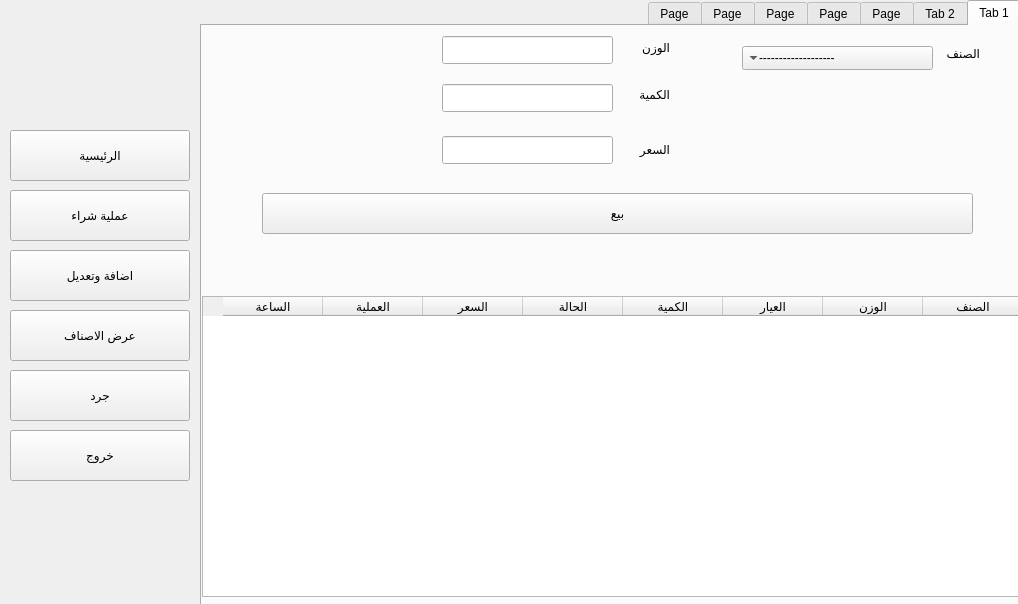
<?xml version="1.0" encoding="UTF-8"?>
<ui version="4.0">
 <class>MainWindow</class>
 <widget class="QMainWindow" name="MainWindow">
  <property name="geometry">
   <rect>
    <x>0</x>
    <y>0</y>
    <width>1018</width>
    <height>604</height>
   </rect>
  </property>
  <property name="windowTitle">
   <string>MainWindow</string>
  </property>
  <property name="layoutDirection">
   <enum>Qt::RightToLeft</enum>
  </property>
  <property name="locale">
   <locale language="Arabic" country="Egypt"/>
  </property>
  <widget class="QWidget" name="centralwidget">
   <widget class="QTabWidget" name="tabWidget">
    <property name="enabled">
     <bool>true</bool>
    </property>
    <property name="geometry">
     <rect>
      <x>200</x>
      <y>0</y>
      <width>821</width>
      <height>751</height>
     </rect>
    </property>
    <property name="maximumSize">
     <size>
      <width>16777215</width>
      <height>5047</height>
     </size>
    </property>
    <property name="styleSheet">
     <string notr="true">margin: 0;</string>
    </property>
    <property name="currentIndex">
     <number>0</number>
    </property>
    <widget class="QWidget" name="tab">
     <attribute name="title">
      <string>Tab 1</string>
     </attribute>
     <widget class="QLineEdit" name="lineEdit_3">
      <property name="geometry">
       <rect>
        <x>240</x>
        <y>58</y>
        <width>171</width>
        <height>28</height>
       </rect>
      </property>
     </widget>
     <widget class="QPushButton" name="pushButton">
      <property name="geometry">
       <rect>
        <x>60</x>
        <y>167</y>
        <width>711</width>
        <height>41</height>
       </rect>
      </property>
      <property name="text">
       <string>بيع</string>
      </property>
     </widget>
     <widget class="QLineEdit" name="lineEdit_2">
      <property name="geometry">
       <rect>
        <x>240</x>
        <y>10</y>
        <width>171</width>
        <height>28</height>
       </rect>
      </property>
     </widget>
     <widget class="QLabel" name="label_4">
      <property name="geometry">
       <rect>
        <x>720</x>
        <y>19</y>
        <width>58</width>
        <height>16</height>
       </rect>
      </property>
      <property name="text">
       <string>الصنف</string>
      </property>
     </widget>
     <widget class="QLabel" name="label_18">
      <property name="geometry">
       <rect>
        <x>410</x>
        <y>60</y>
        <width>58</width>
        <height>16</height>
       </rect>
      </property>
      <property name="text">
       <string>الكمية</string>
      </property>
     </widget>
     <widget class="QLabel" name="label_16">
      <property name="geometry">
       <rect>
        <x>410</x>
        <y>13</y>
        <width>58</width>
        <height>16</height>
       </rect>
      </property>
      <property name="text">
       <string>الوزن</string>
      </property>
     </widget>
     <widget class="QTableWidget" name="tableWidget">
      <property name="geometry">
       <rect>
        <x>0</x>
        <y>270</y>
        <width>821</width>
        <height>301</height>
       </rect>
      </property>
      <property name="styleSheet">
       <string notr="true"/>
      </property>
      <attribute name="horizontalHeaderDefaultSectionSize">
       <number>100</number>
      </attribute>
      <column>
       <property name="text">
        <string>الصنف</string>
       </property>
      </column>
      <column>
       <property name="text">
        <string>الوزن</string>
       </property>
      </column>
      <column>
       <property name="text">
        <string>العيار</string>
       </property>
      </column>
      <column>
       <property name="text">
        <string>الكمية</string>
       </property>
      </column>
      <column>
       <property name="text">
        <string>الحالة</string>
       </property>
      </column>
      <column>
       <property name="text">
        <string>السعر</string>
       </property>
      </column>
      <column>
       <property name="text">
        <string>العملية</string>
       </property>
      </column>
      <column>
       <property name="text">
        <string>الساعة</string>
       </property>
      </column>
     </widget>
     <widget class="QComboBox" name="comboBox_4">
      <property name="geometry">
       <rect>
        <x>540</x>
        <y>20</y>
        <width>191</width>
        <height>24</height>
       </rect>
      </property>
      <property name="layoutDirection">
       <enum>Qt::RightToLeft</enum>
      </property>
      <property name="styleSheet">
       <string notr="true">text-align: center;</string>
      </property>
      <property name="locale">
       <locale language="Arabic" country="Egypt"/>
      </property>
      <item>
       <property name="text">
        <string>-------------------</string>
       </property>
      </item>
     </widget>
     <widget class="QLabel" name="label_24">
      <property name="geometry">
       <rect>
        <x>410</x>
        <y>115</y>
        <width>58</width>
        <height>16</height>
       </rect>
      </property>
      <property name="text">
       <string>السعر</string>
      </property>
     </widget>
     <widget class="QLineEdit" name="lineEdit_8">
      <property name="geometry">
       <rect>
        <x>240</x>
        <y>110</y>
        <width>171</width>
        <height>28</height>
       </rect>
      </property>
     </widget>
    </widget>
    <widget class="QWidget" name="tab_2">
     <attribute name="title">
      <string>Tab 2</string>
     </attribute>
     <widget class="QLabel" name="label_19">
      <property name="geometry">
       <rect>
        <x>697</x>
        <y>40</y>
        <width>71</width>
        <height>21</height>
       </rect>
      </property>
      <property name="text">
       <string>اسم الصنف</string>
      </property>
     </widget>
     <widget class="QLineEdit" name="lineEdit">
      <property name="geometry">
       <rect>
        <x>430</x>
        <y>40</y>
        <width>261</width>
        <height>28</height>
       </rect>
      </property>
     </widget>
     <widget class="QLabel" name="label_20">
      <property name="geometry">
       <rect>
        <x>710</x>
        <y>90</y>
        <width>58</width>
        <height>16</height>
       </rect>
      </property>
      <property name="text">
       <string>العيار</string>
      </property>
     </widget>
     <widget class="QComboBox" name="comboBox_5">
      <property name="geometry">
       <rect>
        <x>430</x>
        <y>90</y>
        <width>261</width>
        <height>24</height>
       </rect>
      </property>
      <item>
       <property name="text">
        <string>-----------------------------</string>
       </property>
      </item>
      <item>
       <property name="text">
        <string>21</string>
       </property>
      </item>
      <item>
       <property name="text">
        <string>18</string>
       </property>
      </item>
     </widget>
     <widget class="QLabel" name="label_21">
      <property name="geometry">
       <rect>
        <x>700</x>
        <y>130</y>
        <width>71</width>
        <height>21</height>
       </rect>
      </property>
      <property name="text">
       <string>الكمية</string>
      </property>
     </widget>
     <widget class="QLabel" name="label_22">
      <property name="geometry">
       <rect>
        <x>700</x>
        <y>180</y>
        <width>71</width>
        <height>21</height>
       </rect>
      </property>
      <property name="text">
       <string>الوزن</string>
      </property>
     </widget>
     <widget class="QLabel" name="label_23">
      <property name="geometry">
       <rect>
        <x>700</x>
        <y>230</y>
        <width>71</width>
        <height>21</height>
       </rect>
      </property>
      <property name="text">
       <string>الحالة</string>
      </property>
     </widget>
     <widget class="QPushButton" name="pushButton_11">
      <property name="geometry">
       <rect>
        <x>100</x>
        <y>340</y>
        <width>661</width>
        <height>51</height>
       </rect>
      </property>
      <property name="text">
       <string>اضافة</string>
      </property>
     </widget>
     <widget class="QPushButton" name="pushButton_15">
      <property name="geometry">
       <rect>
        <x>100</x>
        <y>420</y>
        <width>661</width>
        <height>51</height>
       </rect>
      </property>
      <property name="text">
       <string>حذف او تعديل</string>
      </property>
     </widget>
     <widget class="QLineEdit" name="lineEdit_4">
      <property name="geometry">
       <rect>
        <x>430</x>
        <y>130</y>
        <width>261</width>
        <height>28</height>
       </rect>
      </property>
     </widget>
     <widget class="QLineEdit" name="lineEdit_5">
      <property name="geometry">
       <rect>
        <x>430</x>
        <y>180</y>
        <width>261</width>
        <height>28</height>
       </rect>
      </property>
     </widget>
     <widget class="QLabel" name="label_15">
      <property name="geometry">
       <rect>
        <x>272</x>
        <y>43</y>
        <width>58</width>
        <height>21</height>
       </rect>
      </property>
      <property name="text">
       <string>الصورة</string>
      </property>
     </widget>
     <widget class="QPushButton" name="pushButton_16">
      <property name="geometry">
       <rect>
        <x>200</x>
        <y>40</y>
        <width>90</width>
        <height>28</height>
       </rect>
      </property>
      <property name="text">
       <string>تصفح</string>
      </property>
     </widget>
     <widget class="QComboBox" name="comboBox_6">
      <property name="geometry">
       <rect>
        <x>430</x>
        <y>230</y>
        <width>261</width>
        <height>24</height>
       </rect>
      </property>
      <item>
       <property name="text">
        <string>-----------------------------</string>
       </property>
      </item>
      <item>
       <property name="text">
        <string>مستعمل</string>
       </property>
      </item>
      <item>
       <property name="text">
        <string>جديد</string>
       </property>
      </item>
     </widget>
     <widget class="QLabel" name="label_5">
      <property name="geometry">
       <rect>
        <x>130</x>
        <y>46</y>
        <width>58</width>
        <height>16</height>
       </rect>
      </property>
      <property name="text">
       <string/>
      </property>
     </widget>
    </widget>
    <widget class="QWidget" name="tab_7">
     <attribute name="title">
      <string>Page</string>
     </attribute>
     <widget class="QLabel" name="label_52">
      <property name="geometry">
       <rect>
        <x>707</x>
        <y>30</y>
        <width>71</width>
        <height>21</height>
       </rect>
      </property>
      <property name="text">
       <string>اسم الصنف</string>
      </property>
     </widget>
     <widget class="QLabel" name="label_53">
      <property name="geometry">
       <rect>
        <x>310</x>
        <y>80</y>
        <width>71</width>
        <height>21</height>
       </rect>
      </property>
      <property name="text">
       <string>التوظيف</string>
      </property>
     </widget>
     <widget class="QLabel" name="label_54">
      <property name="geometry">
       <rect>
        <x>310</x>
        <y>30</y>
        <width>71</width>
        <height>21</height>
       </rect>
      </property>
      <property name="text">
       <string>الحالة</string>
      </property>
     </widget>
     <widget class="QComboBox" name="comboBox_13">
      <property name="geometry">
       <rect>
        <x>40</x>
        <y>140</y>
        <width>261</width>
        <height>24</height>
       </rect>
      </property>
      <item>
       <property name="text">
        <string>-----------------------------</string>
       </property>
      </item>
      <item>
       <property name="text">
        <string>21</string>
       </property>
      </item>
      <item>
       <property name="text">
        <string>18</string>
       </property>
      </item>
     </widget>
     <widget class="QLineEdit" name="lineEdit_25">
      <property name="geometry">
       <rect>
        <x>440</x>
        <y>30</y>
        <width>261</width>
        <height>28</height>
       </rect>
      </property>
     </widget>
     <widget class="QLineEdit" name="lineEdit_26">
      <property name="geometry">
       <rect>
        <x>440</x>
        <y>130</y>
        <width>261</width>
        <height>28</height>
       </rect>
      </property>
     </widget>
     <widget class="QPushButton" name="pushButton_28">
      <property name="geometry">
       <rect>
        <x>110</x>
        <y>310</y>
        <width>661</width>
        <height>51</height>
       </rect>
      </property>
      <property name="text">
       <string>شراء</string>
      </property>
     </widget>
     <widget class="QLabel" name="label_56">
      <property name="geometry">
       <rect>
        <x>320</x>
        <y>140</y>
        <width>58</width>
        <height>16</height>
       </rect>
      </property>
      <property name="text">
       <string>العيار</string>
      </property>
     </widget>
     <widget class="QLabel" name="label_57">
      <property name="geometry">
       <rect>
        <x>710</x>
        <y>130</y>
        <width>71</width>
        <height>21</height>
       </rect>
      </property>
      <property name="text">
       <string>الوزن</string>
      </property>
     </widget>
     <widget class="QComboBox" name="comboBox_14">
      <property name="geometry">
       <rect>
        <x>40</x>
        <y>80</y>
        <width>261</width>
        <height>24</height>
       </rect>
      </property>
      <item>
       <property name="text">
        <string>-----------------------------</string>
       </property>
      </item>
      <item>
       <property name="text">
        <string>عرض</string>
       </property>
      </item>
      <item>
       <property name="text">
        <string>كسر</string>
       </property>
      </item>
     </widget>
     <widget class="QLineEdit" name="lineEdit_27">
      <property name="geometry">
       <rect>
        <x>440</x>
        <y>80</y>
        <width>261</width>
        <height>28</height>
       </rect>
      </property>
     </widget>
     <widget class="QComboBox" name="comboBox_15">
      <property name="geometry">
       <rect>
        <x>40</x>
        <y>30</y>
        <width>261</width>
        <height>24</height>
       </rect>
      </property>
      <item>
       <property name="text">
        <string>-----------------------------</string>
       </property>
      </item>
      <item>
       <property name="text">
        <string>مستعمل</string>
       </property>
      </item>
      <item>
       <property name="text">
        <string>جديد</string>
       </property>
      </item>
     </widget>
     <widget class="QLabel" name="label_58">
      <property name="geometry">
       <rect>
        <x>710</x>
        <y>80</y>
        <width>71</width>
        <height>21</height>
       </rect>
      </property>
      <property name="text">
       <string>الكمية</string>
      </property>
     </widget>
     <widget class="QLineEdit" name="lineEdit_28">
      <property name="geometry">
       <rect>
        <x>440</x>
        <y>180</y>
        <width>261</width>
        <height>28</height>
       </rect>
      </property>
     </widget>
     <widget class="QLabel" name="label_59">
      <property name="geometry">
       <rect>
        <x>710</x>
        <y>180</y>
        <width>71</width>
        <height>21</height>
       </rect>
      </property>
      <property name="text">
       <string>السعر</string>
      </property>
     </widget>
    </widget>
    <widget class="QWidget" name="tab_3">
     <attribute name="title">
      <string>Page</string>
     </attribute>
     <widget class="QScrollArea" name="scrollArea">
      <property name="geometry">
       <rect>
        <x>6</x>
        <y>60</y>
        <width>801</width>
        <height>501</height>
       </rect>
      </property>
      <property name="minimumSize">
       <size>
        <width>300</width>
        <height>300</height>
       </size>
      </property>
      <property name="widgetResizable">
       <bool>true</bool>
      </property>
      <widget class="QWidget" name="scrollAreaWidgetContents">
       <property name="geometry">
        <rect>
         <x>0</x>
         <y>0</y>
         <width>799</width>
         <height>499</height>
        </rect>
       </property>
       <layout class="QGridLayout" name="gridLayout_2"/>
      </widget>
     </widget>
     <widget class="QPushButton" name="pushButton_17">
      <property name="geometry">
       <rect>
        <x>520</x>
        <y>20</y>
        <width>90</width>
        <height>28</height>
       </rect>
      </property>
      <property name="text">
       <string>بحث</string>
      </property>
     </widget>
     <widget class="QLineEdit" name="lineEdit_7">
      <property name="geometry">
       <rect>
        <x>60</x>
        <y>20</y>
        <width>451</width>
        <height>28</height>
       </rect>
      </property>
     </widget>
     <widget class="QPushButton" name="pushButton_19">
      <property name="geometry">
       <rect>
        <x>660</x>
        <y>20</y>
        <width>90</width>
        <height>28</height>
       </rect>
      </property>
      <property name="text">
       <string>عرض الكل</string>
      </property>
     </widget>
    </widget>
    <widget class="QWidget" name="tab_4">
     <attribute name="title">
      <string>Page</string>
     </attribute>
     <widget class="QLabel" name="label_17">
      <property name="geometry">
       <rect>
        <x>720</x>
        <y>253</y>
        <width>58</width>
        <height>21</height>
       </rect>
      </property>
      <property name="text">
       <string>الصورة</string>
      </property>
     </widget>
     <widget class="QLabel" name="label_25">
      <property name="geometry">
       <rect>
        <x>703</x>
        <y>210</y>
        <width>71</width>
        <height>21</height>
       </rect>
      </property>
      <property name="text">
       <string>الحالة</string>
      </property>
     </widget>
     <widget class="QLineEdit" name="lineEdit_9">
      <property name="geometry">
       <rect>
        <x>433</x>
        <y>170</y>
        <width>261</width>
        <height>28</height>
       </rect>
      </property>
     </widget>
     <widget class="QLabel" name="label_26">
      <property name="geometry">
       <rect>
        <x>700</x>
        <y>170</y>
        <width>71</width>
        <height>21</height>
       </rect>
      </property>
      <property name="text">
       <string>الكمية</string>
      </property>
     </widget>
     <widget class="QLineEdit" name="lineEdit_10">
      <property name="geometry">
       <rect>
        <x>433</x>
        <y>80</y>
        <width>261</width>
        <height>28</height>
       </rect>
      </property>
     </widget>
     <widget class="QLabel" name="label_27">
      <property name="geometry">
       <rect>
        <x>703</x>
        <y>80</y>
        <width>71</width>
        <height>21</height>
       </rect>
      </property>
      <property name="text">
       <string>الوزن</string>
      </property>
     </widget>
     <widget class="QLineEdit" name="lineEdit_11">
      <property name="geometry">
       <rect>
        <x>433</x>
        <y>210</y>
        <width>261</width>
        <height>28</height>
       </rect>
      </property>
     </widget>
     <widget class="QPushButton" name="pushButton_18">
      <property name="geometry">
       <rect>
        <x>600</x>
        <y>250</y>
        <width>90</width>
        <height>28</height>
       </rect>
      </property>
      <property name="text">
       <string>تصفح</string>
      </property>
     </widget>
     <widget class="QLineEdit" name="lineEdit_12">
      <property name="geometry">
       <rect>
        <x>433</x>
        <y>30</y>
        <width>261</width>
        <height>28</height>
       </rect>
      </property>
     </widget>
     <widget class="QLabel" name="label_28">
      <property name="geometry">
       <rect>
        <x>713</x>
        <y>130</y>
        <width>58</width>
        <height>16</height>
       </rect>
      </property>
      <property name="text">
       <string>العيار</string>
      </property>
     </widget>
     <widget class="QLabel" name="label_29">
      <property name="geometry">
       <rect>
        <x>700</x>
        <y>30</y>
        <width>71</width>
        <height>21</height>
       </rect>
      </property>
      <property name="text">
       <string>اسم الصنف</string>
      </property>
     </widget>
     <widget class="QLineEdit" name="lineEdit_13">
      <property name="geometry">
       <rect>
        <x>432</x>
        <y>130</y>
        <width>261</width>
        <height>28</height>
       </rect>
      </property>
     </widget>
     <widget class="QLabel" name="label_3">
      <property name="geometry">
       <rect>
        <x>80</x>
        <y>20</y>
        <width>271</width>
        <height>231</height>
       </rect>
      </property>
      <property name="text">
       <string/>
      </property>
      <property name="pixmap">
       <pixmap resource="img.qrc">:/newPrefix/img/download.jpeg</pixmap>
      </property>
      <property name="scaledContents">
       <bool>true</bool>
      </property>
     </widget>
     <widget class="QPushButton" name="pushButton_12">
      <property name="geometry">
       <rect>
        <x>400</x>
        <y>382</y>
        <width>191</width>
        <height>51</height>
       </rect>
      </property>
      <property name="text">
       <string>تعديل</string>
      </property>
     </widget>
     <widget class="QPushButton" name="pushButton_13">
      <property name="geometry">
       <rect>
        <x>180</x>
        <y>382</y>
        <width>191</width>
        <height>51</height>
       </rect>
      </property>
      <property name="text">
       <string>حذف</string>
      </property>
     </widget>
     <widget class="QLabel" name="label_7">
      <property name="geometry">
       <rect>
        <x>510</x>
        <y>260</y>
        <width>58</width>
        <height>16</height>
       </rect>
      </property>
      <property name="text">
       <string/>
      </property>
     </widget>
     <widget class="QLabel" name="label_8">
      <property name="enabled">
       <bool>true</bool>
      </property>
      <property name="geometry">
       <rect>
        <x>650</x>
        <y>335</y>
        <width>58</width>
        <height>21</height>
       </rect>
      </property>
      <property name="text">
       <string/>
      </property>
     </widget>
    </widget>
    <widget class="QWidget" name="tab_5">
     <attribute name="title">
      <string>Page</string>
     </attribute>
     <widget class="QLabel" name="label_13">
      <property name="geometry">
       <rect>
        <x>670</x>
        <y>50</y>
        <width>81</width>
        <height>20</height>
       </rect>
      </property>
      <property name="text">
       <string>عدد الجرامات </string>
      </property>
     </widget>
     <widget class="QLabel" name="label_14">
      <property name="geometry">
       <rect>
        <x>540</x>
        <y>45</y>
        <width>101</width>
        <height>31</height>
       </rect>
      </property>
      <property name="font">
       <font>
        <pointsize>20</pointsize>
       </font>
      </property>
      <property name="text">
       <string>0</string>
      </property>
     </widget>
     <widget class="QLabel" name="label_68">
      <property name="geometry">
       <rect>
        <x>540</x>
        <y>125</y>
        <width>111</width>
        <height>31</height>
       </rect>
      </property>
      <property name="font">
       <font>
        <pointsize>20</pointsize>
       </font>
      </property>
      <property name="text">
       <string>0</string>
      </property>
     </widget>
     <widget class="QLabel" name="label_69">
      <property name="geometry">
       <rect>
        <x>667</x>
        <y>130</y>
        <width>91</width>
        <height>20</height>
       </rect>
      </property>
      <property name="text">
       <string>اجمالى المبيعات</string>
      </property>
     </widget>
     <widget class="QPushButton" name="pushButton_5">
      <property name="geometry">
       <rect>
        <x>100</x>
        <y>350</y>
        <width>651</width>
        <height>41</height>
       </rect>
      </property>
      <property name="text">
       <string>التفاصيل</string>
      </property>
     </widget>
     <widget class="QLabel" name="label_72">
      <property name="geometry">
       <rect>
        <x>540</x>
        <y>210</y>
        <width>101</width>
        <height>31</height>
       </rect>
      </property>
      <property name="font">
       <font>
        <pointsize>20</pointsize>
       </font>
      </property>
      <property name="text">
       <string>0</string>
      </property>
     </widget>
     <widget class="QLabel" name="label_73">
      <property name="geometry">
       <rect>
        <x>650</x>
        <y>220</y>
        <width>111</width>
        <height>20</height>
       </rect>
      </property>
      <property name="text">
       <string>اجمالى  المشتريات</string>
      </property>
     </widget>
     <widget class="QLabel" name="label_2">
      <property name="geometry">
       <rect>
        <x>230</x>
        <y>54</y>
        <width>58</width>
        <height>16</height>
       </rect>
      </property>
      <property name="text">
       <string>الكسر</string>
      </property>
     </widget>
     <widget class="QLabel" name="label_32">
      <property name="geometry">
       <rect>
        <x>139</x>
        <y>44</y>
        <width>101</width>
        <height>31</height>
       </rect>
      </property>
      <property name="font">
       <font>
        <pointsize>20</pointsize>
       </font>
      </property>
      <property name="text">
       <string>0</string>
      </property>
     </widget>
    </widget>
    <widget class="QWidget" name="tab_6">
     <attribute name="title">
      <string>Page</string>
     </attribute>
     <widget class="QTableWidget" name="tableWidget_3">
      <property name="geometry">
       <rect>
        <x>-5</x>
        <y>110</y>
        <width>821</width>
        <height>461</height>
       </rect>
      </property>
      <column>
       <property name="text">
        <string>الصنف</string>
       </property>
      </column>
      <column>
       <property name="text">
        <string>الوزن</string>
       </property>
      </column>
      <column>
       <property name="text">
        <string>العيار</string>
       </property>
      </column>
      <column>
       <property name="text">
        <string>الكمية</string>
       </property>
      </column>
      <column>
       <property name="text">
        <string>الحالة</string>
       </property>
      </column>
      <column>
       <property name="text">
        <string>السعر</string>
       </property>
      </column>
      <column>
       <property name="text">
        <string>الوقت</string>
       </property>
      </column>
     </widget>
     <widget class="QComboBox" name="comboBox_3">
      <property name="geometry">
       <rect>
        <x>470</x>
        <y>51</y>
        <width>201</width>
        <height>30</height>
       </rect>
      </property>
      <item>
       <property name="text">
        <string>       الكل</string>
       </property>
      </item>
      <item>
       <property name="text">
        <string>       المبيعات</string>
       </property>
      </item>
      <item>
       <property name="text">
        <string>       المشتريات </string>
       </property>
      </item>
      <item>
       <property name="text">
        <string>       الكسر</string>
       </property>
      </item>
     </widget>
     <widget class="QPushButton" name="pushButton_9">
      <property name="geometry">
       <rect>
        <x>710</x>
        <y>50</y>
        <width>90</width>
        <height>30</height>
       </rect>
      </property>
      <property name="text">
       <string>اعرض</string>
      </property>
     </widget>
     <widget class="QDateEdit" name="dateEdit">
      <property name="geometry">
       <rect>
        <x>260</x>
        <y>52</y>
        <width>121</width>
        <height>31</height>
       </rect>
      </property>
      <property name="font">
       <font>
        <pointsize>14</pointsize>
        <weight>75</weight>
        <bold>true</bold>
       </font>
      </property>
      <property name="locale">
       <locale language="English" country="UnitedStates"/>
      </property>
     </widget>
     <widget class="QLabel" name="label_6">
      <property name="geometry">
       <rect>
        <x>360</x>
        <y>60</y>
        <width>58</width>
        <height>16</height>
       </rect>
      </property>
      <property name="text">
       <string>من</string>
      </property>
     </widget>
     <widget class="QDateEdit" name="dateEdit_2">
      <property name="geometry">
       <rect>
        <x>70</x>
        <y>54</y>
        <width>121</width>
        <height>31</height>
       </rect>
      </property>
      <property name="font">
       <font>
        <pointsize>14</pointsize>
        <weight>75</weight>
        <bold>true</bold>
       </font>
      </property>
      <property name="locale">
       <locale language="English" country="UnitedStates"/>
      </property>
     </widget>
     <widget class="QLabel" name="label_9">
      <property name="geometry">
       <rect>
        <x>170</x>
        <y>62</y>
        <width>58</width>
        <height>16</height>
       </rect>
      </property>
      <property name="text">
       <string>الي</string>
      </property>
     </widget>
    </widget>
   </widget>
   <widget class="QLabel" name="label">
    <property name="geometry">
     <rect>
      <x>0</x>
      <y>-36</y>
      <width>200</width>
      <height>161</height>
     </rect>
    </property>
    <property name="styleSheet">
     <string notr="true">background-image: url(:/newPrefix/Downloads/063d102e-c115-4310-b391-01b2af44a425_200x200.png);
background-image: url(:/newPrefix/img/063d102e-c115-4310-b391-01b2af44a425_200x200.png);</string>
    </property>
    <property name="text">
     <string/>
    </property>
   </widget>
   <widget class="QPushButton" name="pushButton_2">
    <property name="geometry">
     <rect>
      <x>10</x>
      <y>130</y>
      <width>180</width>
      <height>51</height>
     </rect>
    </property>
    <property name="text">
     <string>الرئيسية</string>
    </property>
   </widget>
   <widget class="QPushButton" name="pushButton_3">
    <property name="geometry">
     <rect>
      <x>10</x>
      <y>250</y>
      <width>180</width>
      <height>51</height>
     </rect>
    </property>
    <property name="text">
     <string>اضافة وتعديل</string>
    </property>
   </widget>
   <widget class="QPushButton" name="pushButton_4">
    <property name="geometry">
     <rect>
      <x>10</x>
      <y>370</y>
      <width>180</width>
      <height>51</height>
     </rect>
    </property>
    <property name="text">
     <string>جرد</string>
    </property>
   </widget>
   <widget class="QPushButton" name="pushButton_6">
    <property name="geometry">
     <rect>
      <x>10</x>
      <y>430</y>
      <width>180</width>
      <height>51</height>
     </rect>
    </property>
    <property name="text">
     <string>خروج</string>
    </property>
   </widget>
   <widget class="QPushButton" name="pushButton_7">
    <property name="geometry">
     <rect>
      <x>10</x>
      <y>310</y>
      <width>180</width>
      <height>51</height>
     </rect>
    </property>
    <property name="text">
     <string>عرض الاصناف</string>
    </property>
   </widget>
   <widget class="QPushButton" name="pushButton_8">
    <property name="geometry">
     <rect>
      <x>10</x>
      <y>190</y>
      <width>180</width>
      <height>51</height>
     </rect>
    </property>
    <property name="text">
     <string>عملية شراء</string>
    </property>
   </widget>
  </widget>
 </widget>
 <resources>
  <include location="img.qrc"/>
 </resources>
 <connections/>
</ui>
